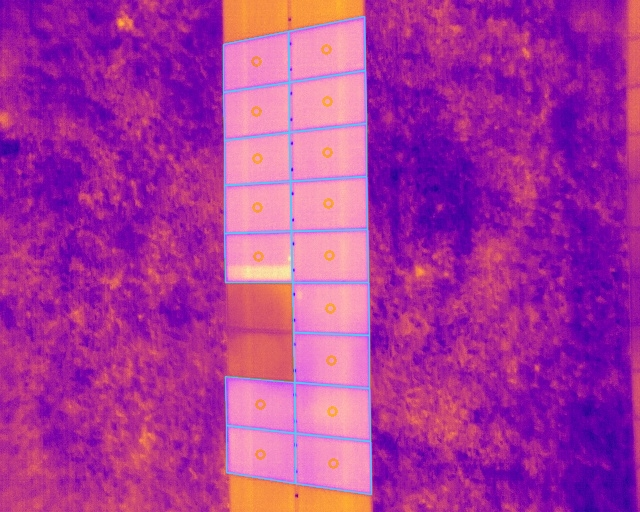
#> input picture data/example/plasma-3.JPG, 640 x 512 px
$ python -i preprocessing.py   (imports and definitions only)
#> lines starting #> are read from the running program, lines starting #| are printed output that depends on the picture
#> further down, picture is the input picture: shape (512, 640, 3); mean B, G, R 157.1, 52.9, 171.4
import logging
from dataclasses import dataclass

import cv2
import numpy as np

from detector.utils.images import scale_image, rotate_image


@dataclass
class PreprocessingParams:
    """Parameters used by the :class:`.Preprocessor`.
    Initializes the preprocessing parameters to their default value.
    Attributes:
        :param gaussian_blur: Radius of the gaussian blur to apply to the input image.
        :param image_scaling: Scaling factor to apply to the input image.
        :param image_rotation: Angle expressed in radiants used to rotate the input image.
        :param red_threshold: Temperature threshold used to discard `cold` unimportant areas in the image.
        :param min_area: Minimal surface of retained `important` areas of the image. Warm regions whose surface
        is smaller than this threshold are discarded.
    """
    gaussian_blur: int = 11
    image_scaling: float = 8.0
    image_rotation: int = 0
    red_threshold: int = 120
    min_red_contour: int = 120
    min_area: int = 250 * 250
    pixel_outsider_percentage: int = 0.03


class Preprocessor:
    """Class responsible for preprocessing an image frame."""

    def __init__(self, input_image: np.ndarray, params: PreprocessingParams = PreprocessingParams()):
        """Initializes the frame preprocessor with the input image and the preprocessor parameters.
        :param input_image: RGB or greyscale input image to be preprocessed.
        :param params: Preprocessing parameters.
        """
        self.input_image = input_image
        self.params = params
        self.preprocessed_image = None
        self.scaled_image_rgb = None
        self.scaled_image_gray = None
        self.attention_image = None
        self.centroids = None
        self.mask = None

    @property
    def channels(self) -> int:
        """Returns the number of channels of the :attr:`self.input_image` image."""
        if len(self.input_image.shape) < 3:
            return 1
        elif len(self.input_image.shape) == 3:
            return 3
        else:
            raise ValueError("Input image has {} channels.".format(len(self.input_image.shape)))

    @property
    def gray_scale(self) -> bool:
        """Returns a boolean indicating whether :attr:`self.input_image` is a greyscale image
         (or an RGB image where all channels are identical).
         """
        if self.channels == 1:
            return True
        elif self.channels == 3:
            return (self.input_image[:, :, 0] == self.input_image[:, :, 1]).all() and \
                   (self.input_image[:, :, 0] == self.input_image[:, :, 2]).all()
        else:
            raise ValueError("Input image has {} channels.".format(len(self.input_image.shape)))

    def remove_reflections(self, input_image: np.ndarray) -> np.ndarray:
        """Returns an image with removed the most bright pixels (reflections), based on
        calculated image color histogram
        """
        hi_percentage = self.params.pixel_outsider_percentage
        if hi_percentage == 0.0:
            return input_image
        grayed_image = cv2.cvtColor(input_image, cv2.COLOR_BGR2GRAY)
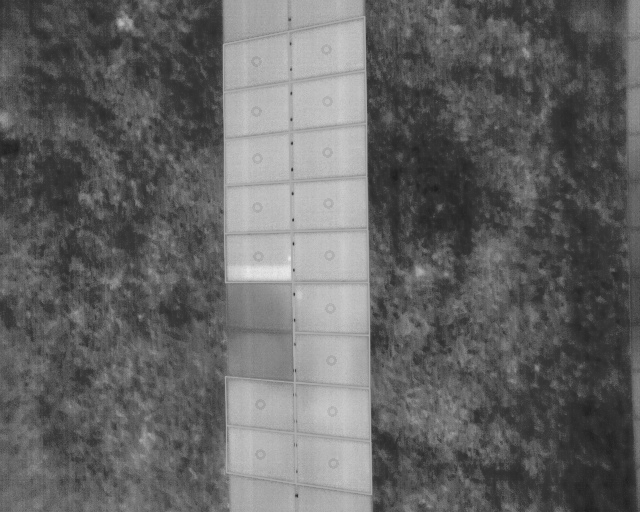
#> grayed_image: shape (512, 640); min 30, max 234, mean 100.2

        # we want the hi_percentage brightest pixels
        hist = cv2.calcHist([grayed_image], [0], None, [256], [0, 256]).flatten()
#> hist = 256 values, max 5178 at index 54, min 0 at index 0, mean 1280

        total_count = grayed_image.shape[0] * grayed_image.shape[1]  # height * width
#> total_count = 327680
        target_count = hi_percentage * total_count  # bright pixels look for
#> target_count = 9830.4
        summed = 0
        for i in range(255, 0, -1):
            summed += int(hist[i])
            if target_count <= summed:
                hi_thresh = i
                break
        else:
            hi_thresh = 0
#> this loop made 66 passes
#> after the loop, summed = 12016

        brightest_pixels_image = cv2.threshold(grayed_image, hi_thresh, 0, cv2.THRESH_TOZERO)[1]
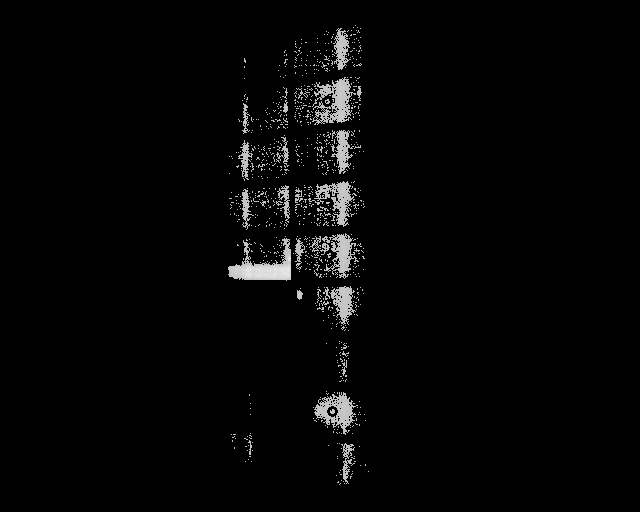
#> brightest_pixels_image: shape (512, 640); min 0, max 234, mean 5.6
        inpainted_image = cv2.inpaint(input_image, brightest_pixels_image, 21, cv2.INPAINT_TELEA)

        return inpainted_image

    def preprocess(self) -> None:
        """Preprocesses the :attr:`self.input_image` following this steps:
            1. The image is scaled using the :attr:`self.params.image_scaling` parameter.
            2. The image is rotated using the :attr:`self.params.image_rotation` parameter.
            3. Attention detection.
                a. If the image is RGB, the :attr:`self.params.red_threshold` parameter is used to determine the attention areas of the image.
                b. Otherwise the entire image is kept as attention.
        """
        removed_reflections_img = self.remove_reflections(self.input_image)
#> (the run stopped early here; a loop or call above may not have finished)
